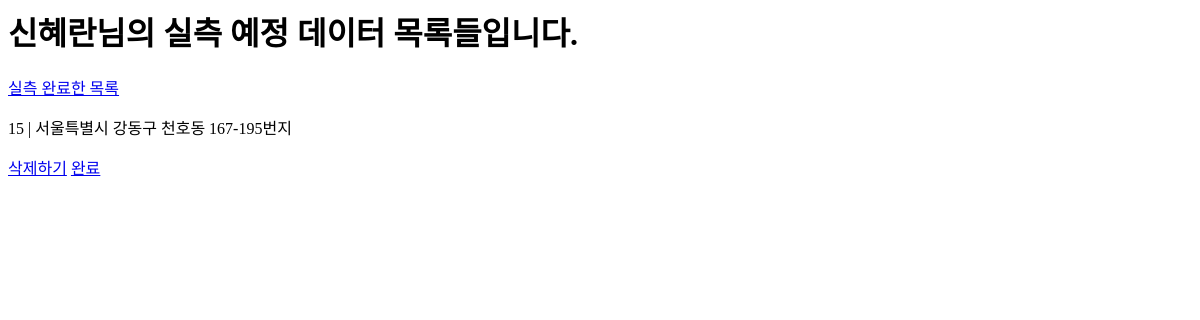
The app's page /cart (signed in), older data.
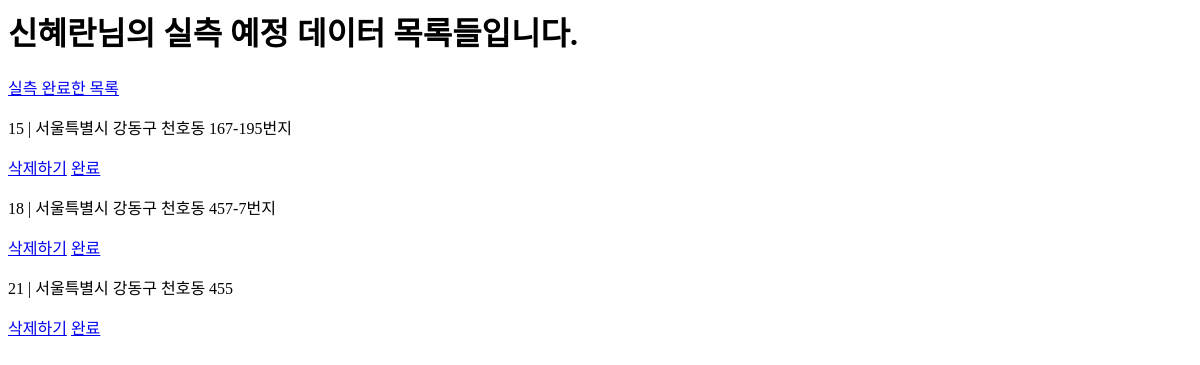
The same page, newer data.
### main/models.py (models this page shows)
class CustomUser(AbstractUser):
    group = models.CharField(max_length=10, default='소속없음',blank=True,null=False)
    area1 = models.CharField(max_length=30)
    area2 = models.CharField(max_length=30)

class Cart(models.Model):
    user = models.ForeignKey(CustomUser, default=None, on_delete=models.CASCADE) # cart에 추가한사람 / 완료하면:실측자
    data = models.ForeignKey(Data, default=None, on_delete=models.CASCADE)
    state = models.BooleanField(default=False)#실측 True / False

class Data(models.Model):
    data_type = models.CharField(max_length=10)
    location = models.CharField(max_length=30) #주소
    area1 = models.CharField(max_length=30) # ~시
    area2 = models.CharField(max_length=30) # ~시
    near_view = models.ImageField(null=True, blank=True) #근경
    distant_view = models.ImageField(null=True, blank=True) #원경
    etc =  models.CharField(max_length=30, default='-',blank=True,null=False) #특이사항
    updated_at = models.DateTimeField(auto_now=True) # 실측 날짜
    Latitude = models.CharField(max_length=20) #위도
    longitude = models.CharField(max_length=20) #경도

### main/views.py (the view)
# urls.py: path('cart',views.test3,name='cart'),
def test3(request):
    cart=request.POST.getlist('result[]')
    for d in cart:
        d = int(d)
        Cart.objects.create(user = request.user, data=Data.objects.get(pk=d),state=False)
    cart=Cart.objects.filter(user=request.user,state=False)
    return render(request, 'cart.html',{'cart':cart
    })

### templates/main/cart.html (shortened to what this page needs)
<h1>{{user}}님의 실측 예정 데이터 목록들입니다.</h1>
<a href="{% url 'completed'%}">실측 완료한 목록</a>
{% for c in cart %}
<p>{{c.id}} | {{c.data.location}}</p>
<a href="{% url 'delete' c.id%}">삭제하기</a>
<a href="{% url 'complete' c.id%}">완료</a>
{% endfor %}

Row changes from the older to the newer data that the page shows:
added Cart: id "18", data.location "서울특별시 강동구 천호동 457-7번지"
added Cart: id "21", data.location "서울특별시 강동구 천호동 455"
